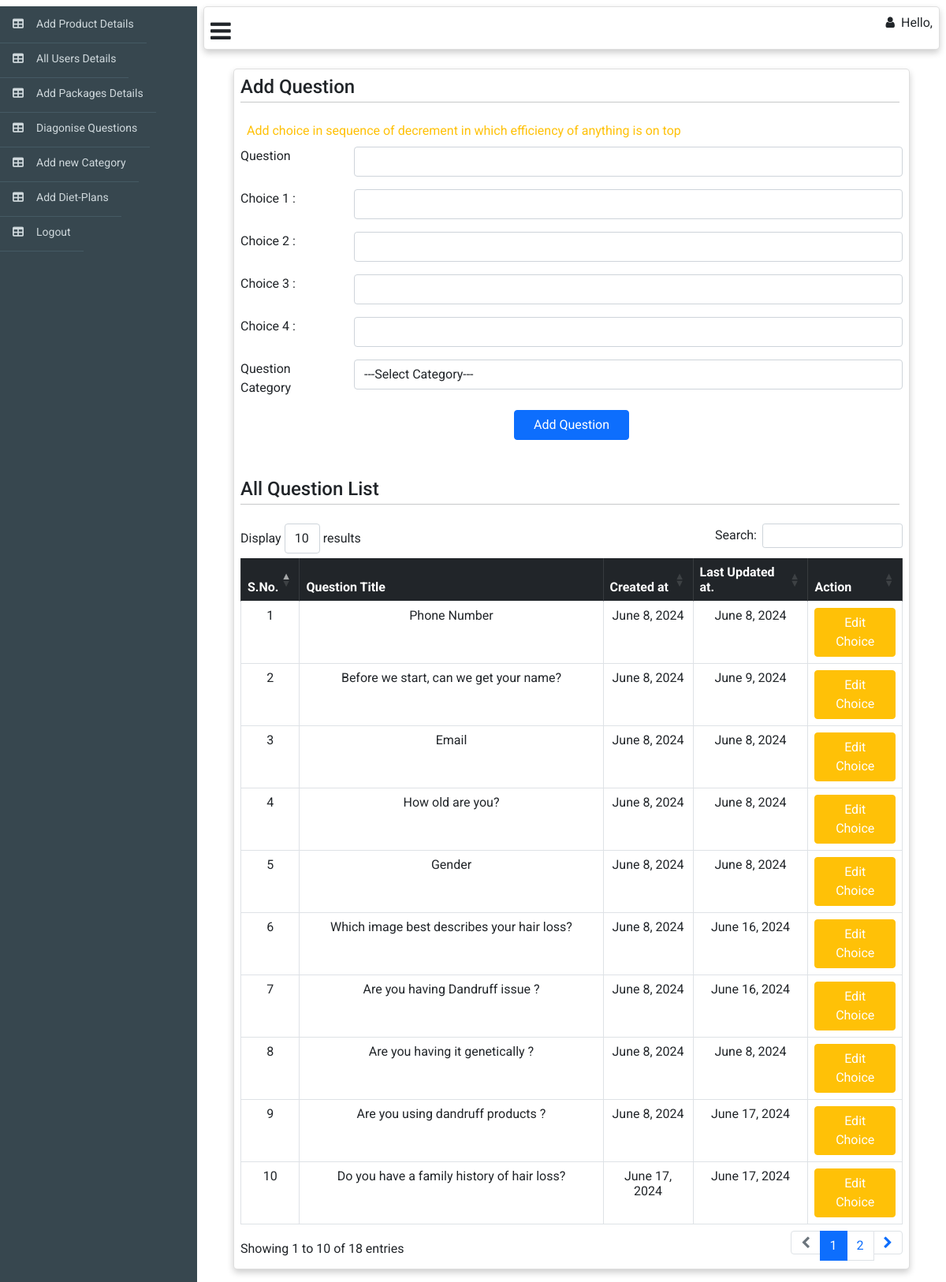
The app's page /web_admin/add-questions with its own data.
### web_admin/models.py (models this page shows, shortened)
class questions(models.Model):
    question = models.TextField()
    category = models.ForeignKey(category,on_delete=models.CASCADE)
    gender = models.CharField(max_length=15, choices=Gender,blank=True,null=True)
    is_subque = models.BooleanField(default=False)
    main_que = models.ForeignKey('self',on_delete=models.CASCADE,blank=True,null=True)
    is_scoring_que = models.BooleanField(default=True)
    name = models.CharField(max_length=20,null=True,blank=True)
    report_priority = models.IntegerField(null=True,blank=True)
    issue_category = models.ForeignKey(issue_category,on_delete=models.CASCADE,null=True,blank=True)
    created_at = models.DateTimeField(auto_now_add=True)
    updated_at = models.DateTimeField(auto_now=True)

### web_admin/views.py (the view, shortened to what this page needs)
# urls.py: path('add-questions',AddQuestions.as_view(),name='add-questions'),
class AddQuestions(APIView):
    template_name = 'add_question.html'
    model = questions
    def get(self,request,*args, **kwargs):
        list = self.model.objects.all()
        category_list = category.objects.all()
        context={'list':list,'category_list':category_list}
        return render(request,self.template_name,context)

### web_admin/templates/add_question.html (shortened to what this page needs)
{% extends "web_adminbase.html" %} {% block body %}{% load static %}
<div class="m-4">
  <div class="card me-6 p-2" style="width: auto">
    <h4 class="m-0 p-0">
      Add Question
      <hr class="hr p-0 mt-1 me-1" />
    </h4>
    <form
      action="/web_admin/add-questions"
      method="post"
      enctype="multipart/form-data"
    >
      <marquee class="text-warning m-2 font-weight-bold"> Add choice in sequence of decrement in which efficiency of anything is on top</marquee>
      <div class="form-group row mt-2">
        <label for="" class="col-sm-2 form-control-label">Question </label>
        <div class="col-sm-10">
          <input type="text" name="question" id="alias-textbox" class="form-control" />
        </div>
      </div>
      <div class="form-group row mt-3">
        <label for="" class="col-sm-2 form-control-label">Choice 1 : </label>
        <div class="col-sm-10">
          <input type="text" name="choice_1" id="alias-textbox" class="form-control" />
        </div>
      </div>
      <div class="form-group row mt-3">
        <label for="" class="col-sm-2 form-control-label">Choice 2 : </label>
        <div class="col-sm-10">
          <input type="text" name="choice_2" id="alias-textbox" class="form-control" />
        </div>
      </div>
      <div class="form-group row mt-3">
        <label for="" class="col-sm-2 form-control-label">Choice 3 : </label>
        <div class="col-sm-10">
          <input type="text" name="choice_3" id="alias-textbox" class="form-control" />
        </div>
      </div>
      <div class="form-group row mt-3">
        <label for="" class="col-sm-2 form-control-label">Choice 4 : </label>
        <div class="col-sm-10">
          <input type="text" name="choice_4" id="alias-textbox" class="form-control" />
        </div>
      </div>
      <div class="form-group row mt-3">
        <label for="" class="col-sm-2 form-control-label">Question Category</label>
        <div class="col-sm-10">
          <select  name="category"
          id="alias-textbox"
          class="form-control"
          required>
          <option  value="" disabled selected hidden>---Select Category---</option>
        </select>
        </div>
      </div>
      <div class="d-flex justify-content-center mt-2">
        <button type="submit" class="btn btn-primary pe-4 ps-4 m-2">
          Add Question
        </button>
      </div>
    </form>
    <h4 class="mt-4 p-0">
      All Question List
      <hr class="hr p-0 mt-1 me-1" />
    </h4>
    <table
      id="example"
      class="table table-bordered text-center"
      style="width: 100%"
    >
      <thead class="table-dark text-center">
        <tr class="p-3 text-center">
          <th>S.No.</th>
          <th>Question Title</th>
          <th>Created at</th>
          <th>Last Updated at.</th>
          <th>Action</th>
        </tr>
      </thead>
      <tbody>
        {% for obj in list %}
        <tr>
          <td>{{forloop.counter}}</td>
          <td>{{obj.question}}</td>
          <td>{{obj.created_at|date}}</td>
          <td>{{obj.updated_at|date}}</td>
          <td><a class="btn btn-warning text-white" href="/web_admin/edit-question/{{obj.id}}">Edit Choice</a></td>
        </tr>
        {% endfor %}
      </tbody>
    </table>
  </div>
</div>
{% endblock %}

### static/cs/solid.css (style rules this page uses)
:root, :host { --fa-style-family-classic: 'Font Awesome 6 Free'; --fa-font-solid: normal 900 1em/1 'Font Awesome 6 Free'; }

### records on screen
questions: question "Phone Number", created_at "June 8, 2024", updated_at "June 8, 2024"
questions: question "Before we start, can we get your name?", created_at "June 8, 2024", updated_at "June 9, 2024"
questions: question "Email", created_at "June 8, 2024", updated_at "June 8, 2024"
questions: question "How old are you?", created_at "June 8, 2024", updated_at "June 8, 2024"
questions: question "Gender", created_at "June 8, 2024", updated_at "June 8, 2024"
questions: question "Which image best describes your hair loss?", created_at "June 8, 2024", updated_at "June 16, 2024"
questions: question "Are you having Dandruff issue ?", created_at "June 8, 2024", updated_at "June 16, 2024"
questions: question "Are you having it genetically ?", created_at "June 8, 2024", updated_at "June 8, 2024"
questions: question "Are you using dandruff products ?", created_at "June 8, 2024", updated_at "June 17, 2024"
questions: question "Do you have a family history of hair loss?", created_at "June 17, 2024", updated_at "June 17, 2024"
